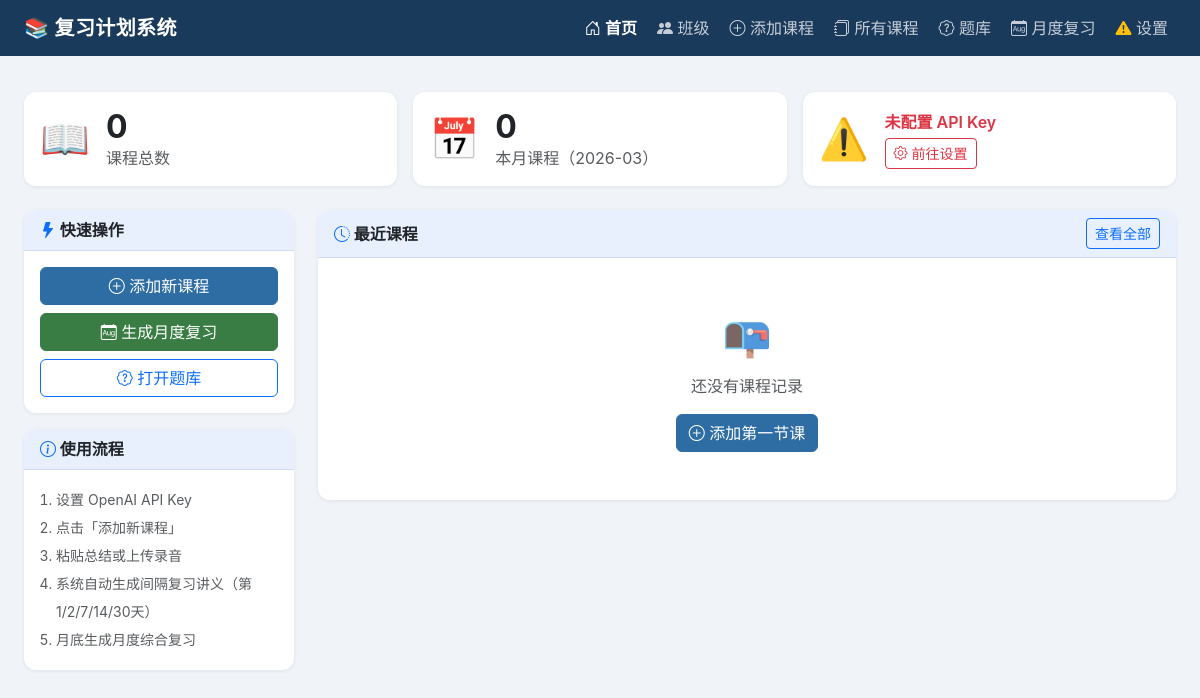
Before: / with the older database file.
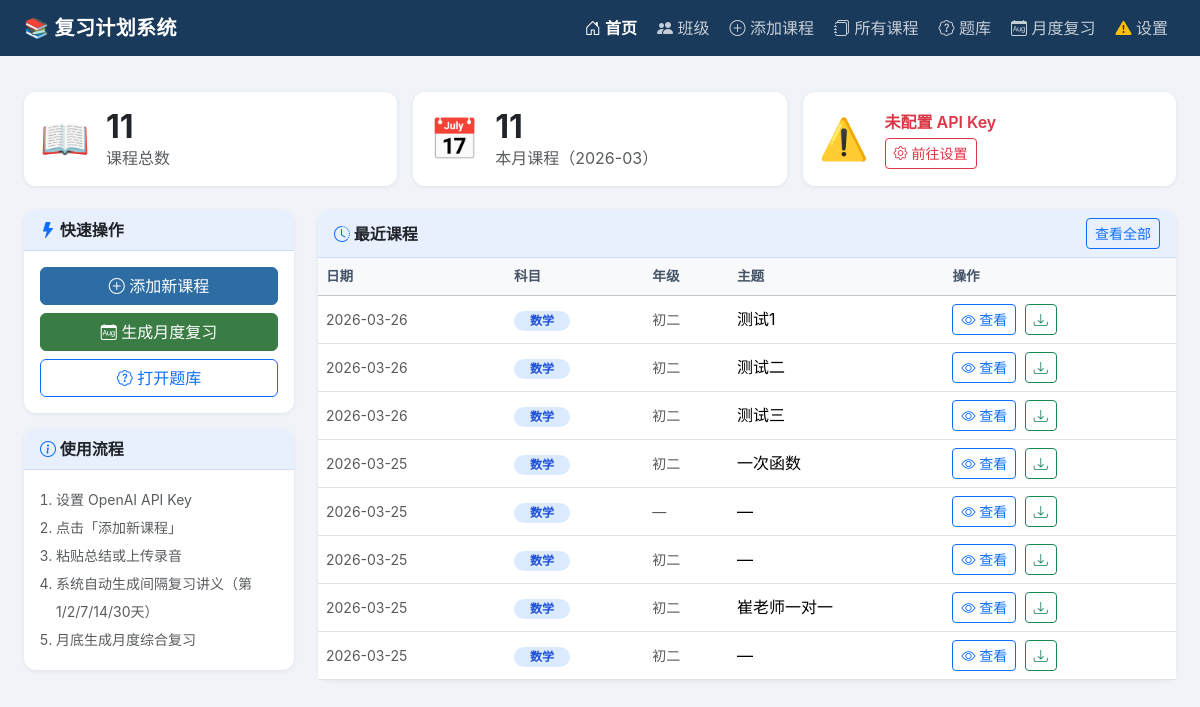
After: the same page with the newer database file.
### tables this page shows
CREATE TABLE lessons (
            id          INTEGER PRIMARY KEY AUTOINCREMENT,
            date        TEXT NOT NULL,
            subject     TEXT,
            grade       TEXT,
            topic       TEXT,
            summary     TEXT,
            weak_points TEXT,
            plan_json   TEXT,
            pdf_path    TEXT,
            created_at  TEXT DEFAULT (datetime('now','localtime'))
        , class_id INTEGER REFERENCES classes(id) ON DELETE SET NULL);

### app.py (the view)
@app.route("/")
def index():
    lessons = list_lessons()[:8]
    month_now = datetime.now().strftime("%Y-%m")
    month_count = len(list_lessons(month_now))
    total_count = len(list_lessons())
    classes = list_classes()
    return render_template(
        "index.html",
        lessons=lessons,
        month_now=month_now,
        month_count=month_count,
        total_count=total_count,
        classes=classes,
    )

### app.py (called while the page is built)
def get_config():
    if CFG_PATH.exists():
        with open(CFG_PATH, encoding="utf-8") as f:
            return json.load(f)
    return {}

def has_api_key():
    cfg = get_config()
    provider = cfg.get("provider", "openai")
    if provider == "deepseek":
        key = cfg.get("deepseek_api_key", "") or os.environ.get("DEEPSEEK_API_KEY", "")
    elif provider == "mimo":
        key = cfg.get("mimo_api_key", "") or os.environ.get("MIMO_API_KEY", "")
    elif provider == "n1n":
        key = cfg.get("n1n_api_key", "") or os.environ.get("N1N_API_KEY", "")
    else:
        key = cfg.get("openai_api_key", "") or os.environ.get("OPENAI_API_KEY", "")
    return bool(key.strip())

@app.context_processor
def inject_globals():
    return dict(
        has_key=has_api_key(),
        current_endpoint=request.endpoint,
        all_classes=list_classes(),
    )

### lesson_manager.py (called while the page is built)
def get_conn() -> sqlite3.Connection:
    conn = sqlite3.connect(DB_PATH)
    conn.row_factory = sqlite3.Row
    return conn

def list_lessons(month_str: str = "", class_id: int = 0) -> list:
    with get_conn() as conn:
        if class_id and month_str:
            rows = conn.execute(
                "SELECT * FROM lessons WHERE class_id=? AND date LIKE ? ORDER BY date",
                (class_id, f"{month_str}%")
            ).fetchall()
        elif class_id:
            rows = conn.execute(
                "SELECT * FROM lessons WHERE class_id=? ORDER BY date DESC",
                (class_id,)
            ).fetchall()
        elif month_str:
            rows = conn.execute(
                "SELECT * FROM lessons WHERE date LIKE ? ORDER BY date",
                (f"{month_str}%",)
            ).fetchall()
        else:
            rows = conn.execute(
                "SELECT * FROM lessons ORDER BY date DESC"
            ).fetchall()
        return [dict(r) for r in rows]

def list_classes():
    with get_conn() as conn:
        rows = conn.execute(
            "SELECT c.*, COUNT(l.id) as lesson_count FROM classes c "
            "LEFT JOIN lessons l ON l.class_id = c.id "
            "GROUP BY c.id ORDER BY c.created_at DESC"
        ).fetchall()
        return [dict(r) for r in rows]

### templates/index.html (shortened to what this page needs)
{% extends "base.html" %}
{% block content %}
<div class="row g-3 mt-1 mb-4">
  <div class="col-lg-4 col-md-6">
    <div class="card h-100">
      <div class="card-body d-flex align-items-center gap-3">
        <div class="fs-1">📖</div>
        <div>
          <div class="h2 mb-0 fw-bold">{{ total_count }}</div>
          <div class="text-muted">课程总数</div>
        </div>
      </div>
    </div>
  </div>
  <div class="col-lg-4 col-md-6">
    <div class="card h-100">
      <div class="card-body d-flex align-items-center gap-3">
        <div class="fs-1">📅</div>
        <div>
          <div class="h2 mb-0 fw-bold">{{ month_count }}</div>
          <div class="text-muted">本月课程（{{ month_now }}）</div>
        </div>
      </div>
    </div>
  </div>
  <div class="col-lg-4 col-md-12">
    <div class="card h-100">
      <div class="card-body d-flex align-items-center gap-3">
        {% if has_key %}
          <div class="fs-1">✅</div>
          <div>
            <div class="fw-semibold text-success">API Key 已配置</div>
            <div class="text-muted small">可以开始使用</div>
          </div>
        {% else %}
          <div class="fs-1">⚠️</div>
          <div>
            <div class="fw-semibold text-danger">未配置 API Key</div>
            <a href="/settings" class="btn btn-sm btn-outline-danger mt-1">
              <i class="bi bi-gear"></i> 前往设置
            </a>
          </div>
        {% endif %}
      </div>
    </div>
  </div>
</div>
<div class="row g-4">
  <div class="col-lg-3 col-md-4">
    <div class="card">
      <div class="card-header fw-bold">
        <i class="bi bi-lightning-fill text-primary"></i> 快速操作
      </div>
      <div class="card-body d-grid gap-2">
        <a href="/add" class="btn btn-primary">
          <i class="bi bi-plus-circle"></i> 添加新课程
        </a>
        <a href="/monthly" class="btn btn-success">
          <i class="bi bi-calendar-month"></i> 生成月度复习
        </a>
        <a href="/quiz" class="btn btn-outline-primary">
          <i class="bi bi-patch-question"></i> 打开题库
        </a>
      </div>
    </div>
    <div class="card mt-3">
      <div class="card-header fw-bold">
        <i class="bi bi-info-circle text-primary"></i> 使用流程
      </div>
      <div class="card-body">
        <ol class="ps-3 mb-0 text-muted small" style="line-height:2">
          <li>设置 OpenAI API Key</li>
          <li>点击「添加新课程」</li>
          <li>粘贴总结或上传录音</li>
          <li>系统自动生成间隔复习讲义（第1/2/7/14/30天）</li>
          <li>月底生成月度综合复习</li>
        </ol>
      </div>
    </div>
  </div>
  <div class="col-lg-9 col-md-8">
    <div class="card">
      <div class="card-header fw-bold d-flex justify-content-between align-items-center">
        <span><i class="bi bi-clock-history text-primary"></i> 最近课程</span>
        <a href="/lessons" class="btn btn-sm btn-outline-primary">查看全部</a>
      </div>
      <div class="card-body p-0">
        {% if lessons %}
        <div class="table-responsive">
          <table class="table table-hover align-middle">
            <thead class="table-light">
              <tr>
                <th>日期</th>
                <th>科目</th>
                <th>年级</th>
                <th>主题</th>
                <th>操作</th>
              </tr>
            </thead>
            <tbody>
              {% for l in lessons %}
              <tr>
                <td class="text-muted small">{{ l.date }}</td>
                <td>
                  <span class="badge rounded-pill px-3"
                        style="background:#dbeafe;color:#1d4ed8">
                    {{ l.subject or '—' }}
                  </span>
                </td>
                <td class="text-muted small">{{ l.grade or '—' }}</td>
                <td>{{ l.topic or '—' }}</td>
                <td>
                  <a href="/lessons/{{ l.id }}"
                     class="btn btn-sm btn-outline-primary">
                    <i class="bi bi-eye"></i> 查看
                  </a>
                  {% if l.pdf_path %}
                  <a href="/pdf/download/{{ l.id }}"
                     class="btn btn-sm btn-outline-success ms-1">
                    <i class="bi bi-download"></i>
                  </a>
                  {% endif %}
                </td>
              </tr>
              {% endfor %}
            </tbody>
          </table>
        </div>
        {% else %}
        <div class="text-center text-muted py-5">
          <div class="fs-1 mb-2">📭</div>
          <div class="mb-3">还没有课程记录</div>
          <a href="/add" class="btn btn-primary">
            <i class="bi bi-plus-circle"></i> 添加第一节课
          </a>
        </div>
        {% endif %}
      </div>
    </div>
  </div>
</div>
{% endblock %}

### templates/base.html (shortened to what this page needs)
<!DOCTYPE html>
<html lang="zh-CN">
<head>
  <link href="https://cdn.jsdelivr.net/npm/bootstrap@5.3.2/dist/css/bootstrap.min.css" rel="stylesheet">
  <link href="https://cdn.jsdelivr.net/npm/bootstrap-icons@1.11.3/font/bootstrap-icons.min.css" rel="stylesheet">
</head>
<body>
<nav class="navbar navbar-expand-lg navbar-dark">
  <div class="container-fluid px-4">
    <a class="navbar-brand text-white" href="/">📚 复习计划系统</a>
    <div class="collapse navbar-collapse" id="mainNav">
      <ul class="navbar-nav ms-auto align-items-lg-center gap-1">
        <li class="nav-item">
          <a class="nav-link{% if current_endpoint=='index' %} active fw-semibold{% endif %}"
             href="/"><i class="bi bi-house-door"></i> 首页</a>
        </li>
        <li class="nav-item">
          <a class="nav-link{% if current_endpoint in ('classes_list','class_detail','class_new','class_edit') %} active fw-semibold{% endif %}"
             href="/classes"><i class="bi bi-people-fill"></i> 班级</a>
        </li>
        <li class="nav-item">
          <a class="nav-link{% if current_endpoint=='add_lesson' %} active fw-semibold{% endif %}"
             href="/add"><i class="bi bi-plus-circle"></i> 添加课程</a>
        </li>
        <li class="nav-item">
          <a class="nav-link{% if current_endpoint=='lessons_list' %} active fw-semibold{% endif %}"
             href="/lessons"><i class="bi bi-journals"></i> 所有课程</a>
        </li>
        <li class="nav-item">
          <a class="nav-link{% if current_endpoint=='quiz' %} active fw-semibold{% endif %}"
             href="/quiz"><i class="bi bi-patch-question"></i> 题库</a>
        </li>
        <li class="nav-item">
          <a class="nav-link{% if current_endpoint=='monthly' %} active fw-semibold{% endif %}"
             href="/monthly"><i class="bi bi-calendar-month"></i> 月度复习</a>
        </li>
        <li class="nav-item">
          <a class="nav-link{% if current_endpoint=='settings' %} active fw-semibold{% endif %}"
             href="/settings">
            {% if has_key %}
              <i class="bi bi-gear-fill text-success"></i>
            {% else %}
              <i class="bi bi-exclamation-triangle-fill text-warning"></i>
            {% endif %}
            设置
          </a>
        </li>
      </ul>
    </div>
  </div>
</nav>
<div class="container-fluid px-4 pt-3" id="flash-area">
</div>
<div class="container-fluid px-4 pb-5">
  {% block content %}{% endblock %}
</div>
</body>
</html>

### templates/base.html (style rules this page uses)
:root { --brand: #1a3a5c; --brand2: #2e6da4; --accent: #3a7d44; }
body { background: #f0f4f8; font-family: -apple-system, "PingFang SC", "Helvetica Neue", sans-serif; color: #1e293b; }
.navbar { background: var(--brand) !important; }
.navbar-brand { font-weight: 700; letter-spacing: .02em; }
.navbar .nav-link { color: rgba(255,255,255,.75) !important; transition: color .15s; }
.navbar .nav-link:hover, .navbar .nav-link.active { color: #fff !important; }
.card { border: none; border-radius: 12px; box-shadow: 0 1px 4px rgba(0,0,0,.07); }
.card-header { border-radius: 12px 12px 0 0 !important; background: #e8f0fe; border-bottom: 1px solid #d0def5; }
.btn-primary { background: var(--brand2); border-color: var(--brand2); }
.btn-success { background: var(--accent); border-color: var(--accent); }
.table { margin-bottom: 0; }
.table th { font-weight: 600; font-size: .85rem; color: #475569; }

Changed rows visible on the page:
added lessons: date "2026-03-26", subject "数学", grade "初二", topic "测试1"
added lessons: date "2026-03-26", subject "数学", grade "初二", topic "测试二"
added lessons: date "2026-03-26", subject "数学", grade "初二", topic "测试三"
added lessons: date "2026-03-25", subject "数学", grade "初二", topic "一次函数"
added lessons: date "2026-03-25", subject "数学", grade "—", topic "—"
added lessons: date "2026-03-25", subject "数学", grade "初二", topic "—"
added lessons: date "2026-03-25", subject "数学", grade "初二", topic "崔老师一对一"
added lessons: date "2026-03-25", subject "数学", grade "初二", topic "—"
Other visible differences:
{{ total_count }}: "0" → "11"
{{ month_count }}: "0" → "11"
text no longer shown: "📭 还没有课程记录 添加第一节课"
text now shown: "日期 科目 年级 主题 操作"
